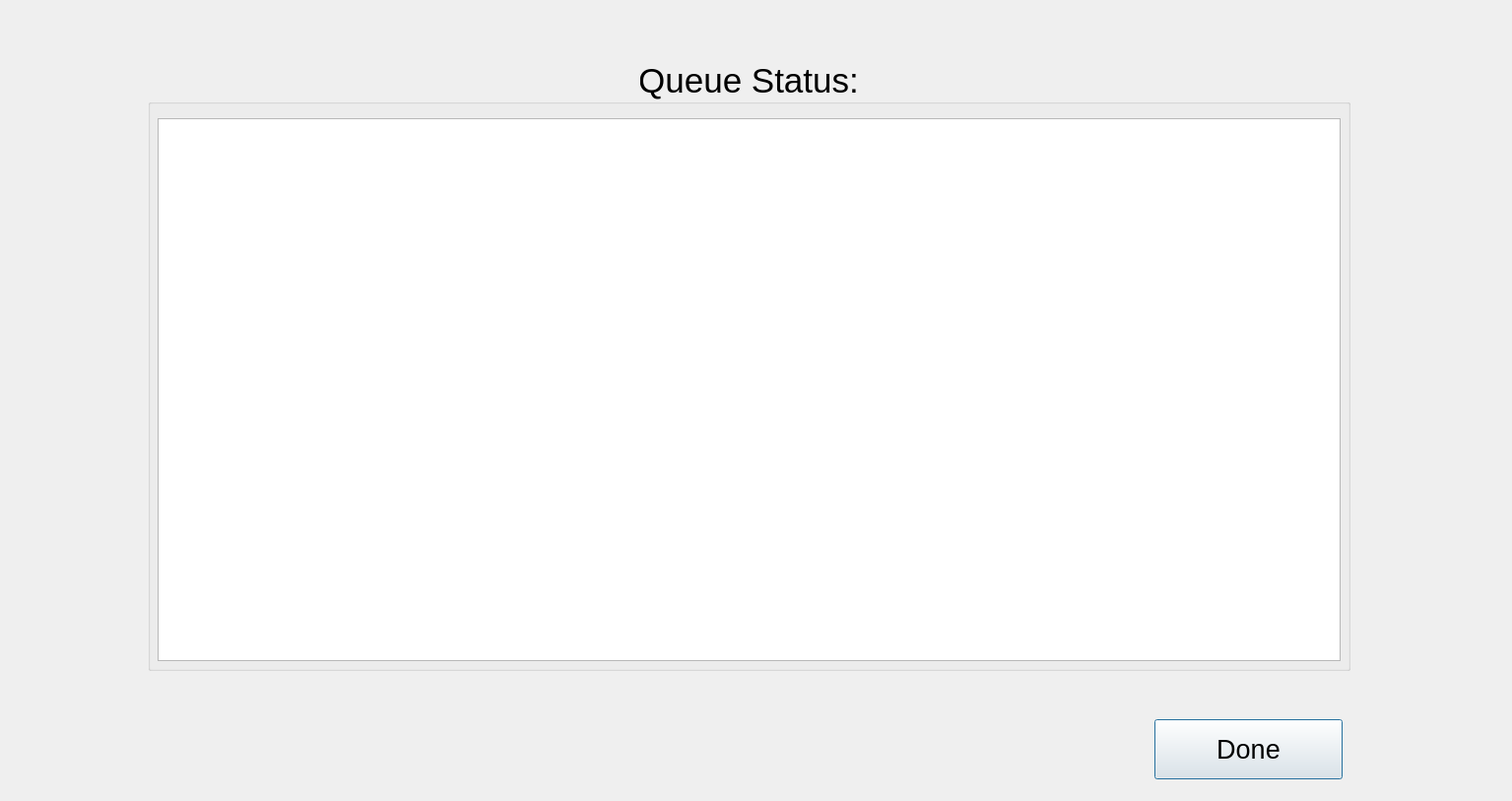
<?xml version="1.0" encoding="UTF-8"?>
<ui version="4.0">
 <class>Q_STATUS</class>
 <widget class="QDialog" name="Q_STATUS">
  <property name="geometry">
   <rect>
    <x>0</x>
    <y>0</y>
    <width>1535</width>
    <height>813</height>
   </rect>
  </property>
  <property name="windowTitle">
   <string>Dialog</string>
  </property>
  <widget class="QGroupBox" name="groupBox">
   <property name="geometry">
    <rect>
     <x>150</x>
     <y>60</y>
     <width>1221</width>
     <height>621</height>
    </rect>
   </property>
   <property name="font">
    <font>
     <pointsize>26</pointsize>
    </font>
   </property>
   <property name="title">
    <string>Queue Status:</string>
   </property>
   <property name="alignment">
    <set>Qt::AlignCenter</set>
   </property>
   <widget class="QTextEdit" name="textEdit">
    <property name="geometry">
     <rect>
      <x>10</x>
      <y>60</y>
      <width>1201</width>
      <height>551</height>
     </rect>
    </property>
   </widget>
  </widget>
  <widget class="QPushButton" name="pushButton">
   <property name="geometry">
    <rect>
     <x>1172</x>
     <y>730</y>
     <width>191</width>
     <height>61</height>
    </rect>
   </property>
   <property name="font">
    <font>
     <pointsize>20</pointsize>
    </font>
   </property>
   <property name="text">
    <string>Done</string>
   </property>
  </widget>
 </widget>
 <resources/>
 <connections/>
</ui>
